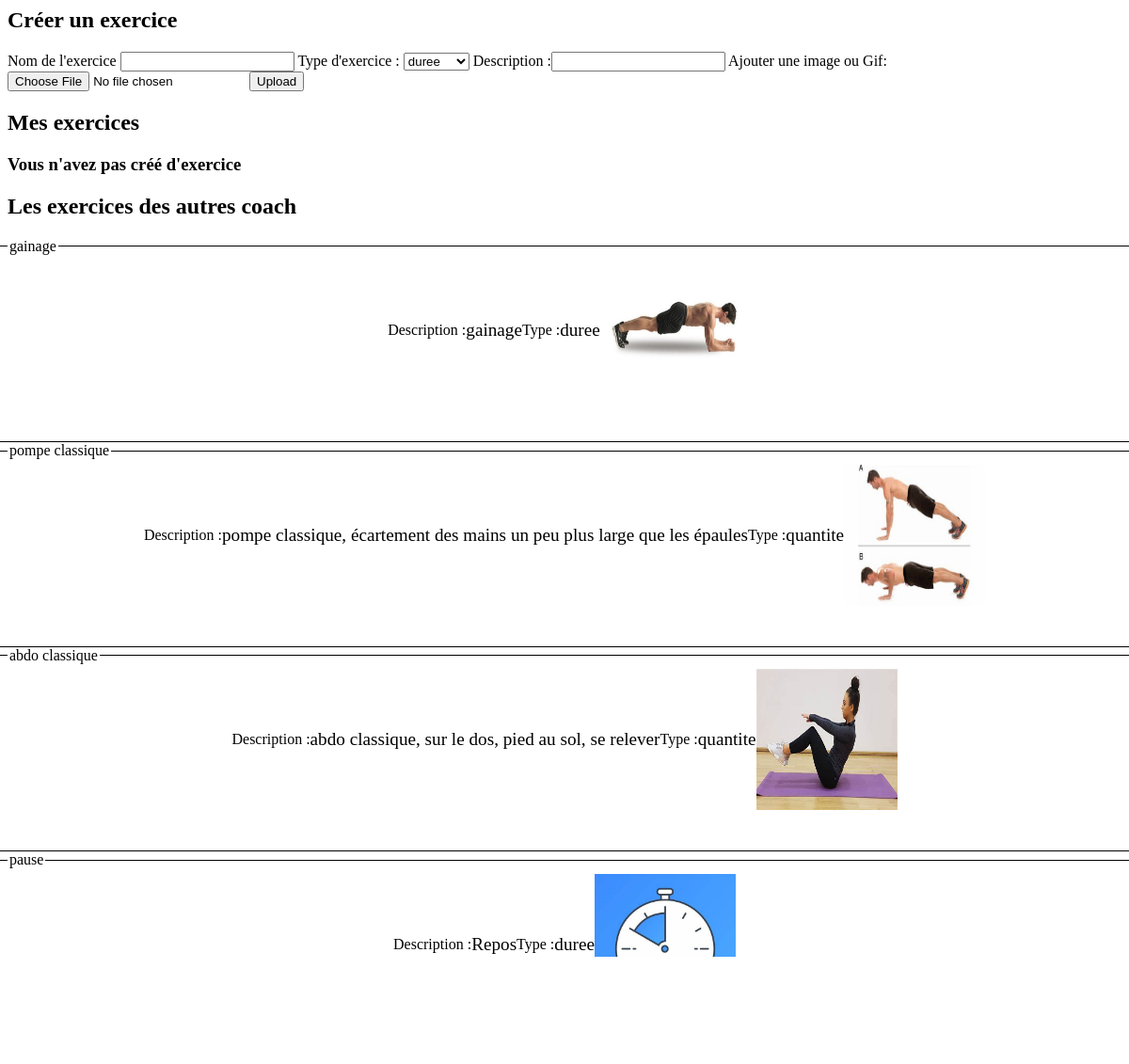
Screenshot of /templates/CreerExercice.php with the database file from the repository.
### tables this page shows
CREATE TABLE IF NOT EXISTS `exercices` (
                                           `nom` text NOT NULL,
                                           `ID_exo` int NOT NULL AUTO_INCREMENT,
                                           `description` text NOT NULL,
                                           `media` text NOT NULL,
                                           `ID_coach` int NOT NULL,
                                           `configurateur` enum('duree','quantite') NOT NULL,
    PRIMARY KEY (`ID_exo`)
    );

### libs/maLibSQL.pdo.php (called while the page is built, shortened)
<?php
function SQLSelect($sql)
{
 	global $BDD_host;
	global $BDD_base;
 	global $BDD_user;
 	global $BDD_password;
	try {
		$dbh = new PDO("mysql:host=$BDD_host;dbname=$BDD_base", $BDD_user, $BDD_password);
	} catch (PDOException $e) {
		die("<font color=\"red\">SQLSelect: Erreur de connexion : " . $e->getMessage() . "</font>");
	}
	$dbh->exec("SET CHARACTER SET utf8");
	$res = $dbh->query($sql);
	$num = $res->rowCount();
	if ($num==0) return false;
	else return $res;
}
?>

### templates/CreerExercice.php (the view, shortened to what this page needs)
<h2>Créer un exercice</h2>
<form action="upload.php" method="POST" enctype="multipart/form-data">
  Nom de l'exercice <input type="textaera" name="nom">
  Type d'exercice : <select name="configurateur" >
    <option value="duree">duree</option>
    </select>
    Description :<input type="textaera" name="description">
  Ajouter une image ou Gif:
  <input type="file" name="fileToUpload" id="fileToUpload">
  <input type="submit" value="Upload" name="action">
</form>
<H2>Mes exercices</H2>
<div id="Exercices">
<?php
include_once("libs/maLibSQL.pdo.php");
$id_coach=$_SESSION["idUser"];
$SQL="SELECT * FROM exercices WHERE ID_coach='$id_coach'";
$data=SQLSelect($SQL);
if(!($data)){
  echo "<h3>Vous n'avez pas créé d'exercice</h2>";
}
?>
<H2>Les exercices des autres coach</H2>
<div class="Exercices">
<?php
$SQL2="SELECT * FROM exercices WHERE ID_coach!='$id_coach'";
$data2=SQLSelect($SQL2);
foreach ($data2 as $exercice ) {
$configurateur=$exercice["configurateur"];
$nom=$exercice["nom"];
$description=$exercice["description"];
$url=$exercice['media'];
echo " <fieldset class='exercice'> ";
echo "<legend>$nom</legend>";
echo "Description :<p>$description</p>";
echo "Type :<p>$configurateur</p>";
echo "<img src='{$url}'  />";
echo "</fieldset>";
}
?>
</div>

### templates/CreerExercice.php (style rules this page uses)
.exercice { height: 20%; width: 100%; min-height: 200px; border: solid 1px black; display: flex; flex-direction: lign; align-items: center; justify-content: center; }
.exercice p,img, { margin-right: 10%; }
.exercice p { font-size: 1.2rem; }
.exercice img { height:10%; width: 10%; min-width: 150px; min-height: 150px; }
.Exercices { display: flex; flex-direction: column; align-items: center; justify-content: center; }

### rows the page displays
exercices: nom "gainage", description "gainage", configurateur "duree", media (picture)
exercices: nom "pompe classique", description "pompe classique, écartement des mains un peu plus large que les épaules", configurateur "quantite", media (picture)
exercices: nom "abdo classique", description "abdo classique, sur le dos, pied au sol, se relever", configurateur "quantite", media (picture)
exercices: nom "pause", description "Repos", configurateur "duree", media (picture)
